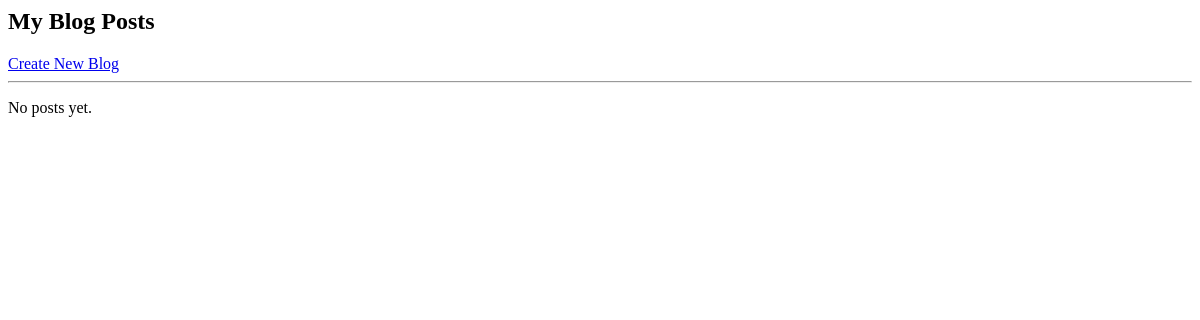
Before: /blog/myblogs/ (signed in) with the older database file.
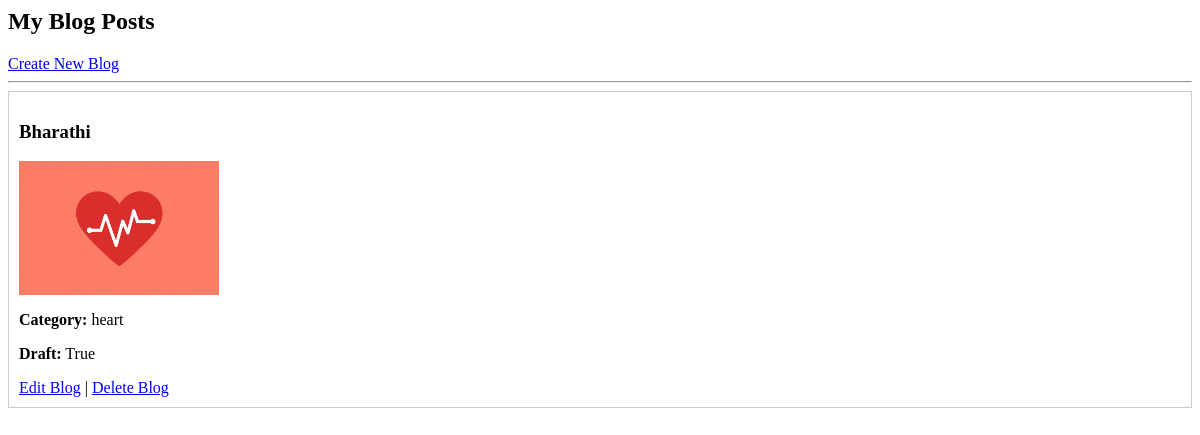
After: the same page with the newer database file.
### blog/models.py (models this page shows, shortened)
class BlogPost(models.Model):
    author = models.ForeignKey(settings.AUTH_USER_MODEL, on_delete=models.CASCADE)
    title = models.CharField(max_length=200)
    image = models.ImageField(upload_to='blog_images/')
    category = models.CharField(max_length=50, choices=CATEGORIES)
    summary = models.TextField()
    content = models.TextField()
    is_draft = models.BooleanField(default=True)
    created_at = models.DateTimeField(auto_now_add=True)

### blog/views.py (the view)
# urls.py: path("myblogs/", views.doctor_blogs, name="doctor_blogs"),
@login_required
def doctor_blogs(request):
    blogs = BlogPost.objects.filter(author=request.user)
    return render(request, "blog/doctor_blogs.html", {"blogs": blogs})

### templates/blog/doctor_blogs.html
<h2>My Blog Posts</h2>
<a href="{% url 'create_blog' %}">Create New Blog</a>
<hr>
{% for b in blogs %}
    <div style="border:1px solid #ccc; padding:10px; margin-bottom:10px;">
        <h3>{{ b.title }}</h3>
        {% if b.image %}
            <img src="{{ b.image.url }}" alt="{{ b.title }}" width="200">
        {% endif %}
        <p><strong>Category:</strong> {{ b.category }}</p>
        <p><strong>Draft:</strong> {{ b.is_draft }}</p>
        <a href="{% url 'edit_blog' b.id %}">Edit Blog</a> |
        <a href="{% url 'delete_blog' b.id %}">Delete Blog</a>
    </div>
{% empty %}
    <p>No posts yet.</p>
{% endfor %}

Changed rows visible on the page:
added BlogPost: title "Bharathi", image (picture), category "heart", is_draft "True"
Other visible differences:
text no longer shown: "No posts yet."
